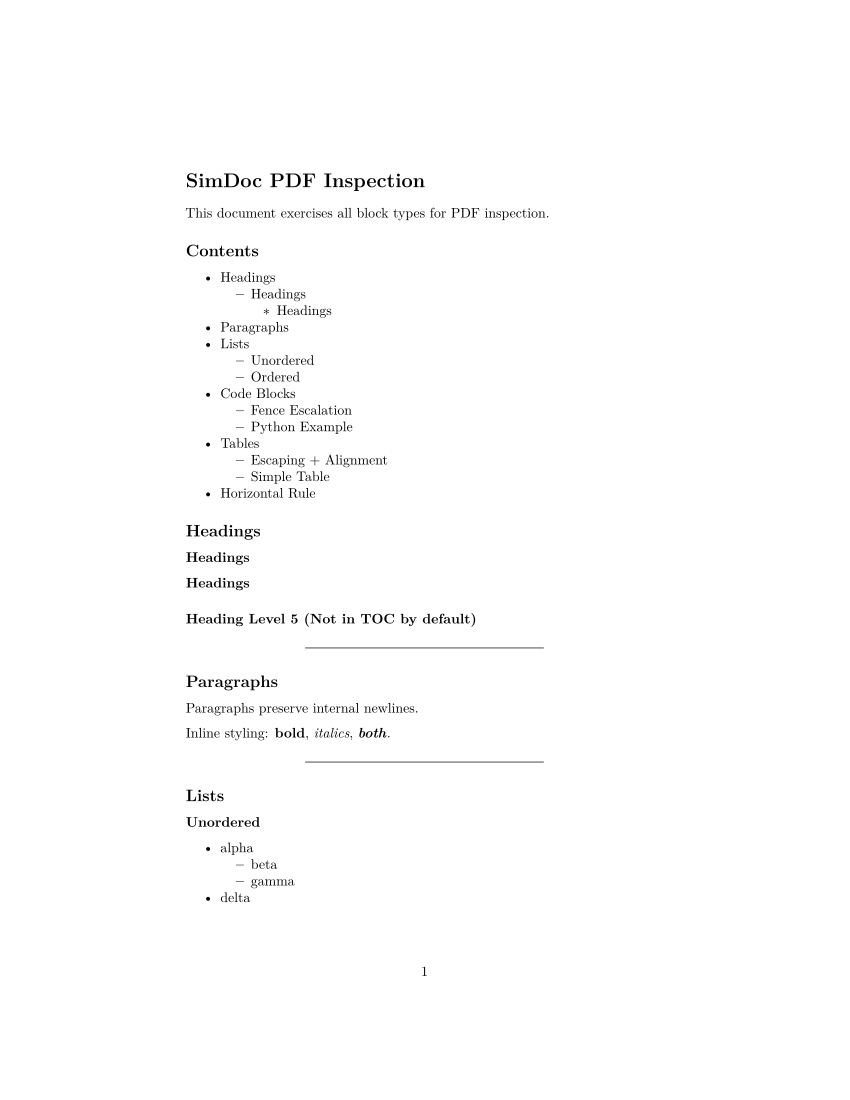

Python code for this plot:
from __future__ import annotations

import sys
from pathlib import Path

ROOT = Path(__file__).resolve().parents[1]
sys.path.insert(0, str(ROOT / "src"))

from simdoc import Doc  # type: ignore[import-not-found]


def build_document() -> Doc:
    doc = Doc()

    doc.h1("SimDoc PDF Inspection")
    doc.p("This document exercises all block types for PDF inspection.")

    doc.toc(title="Contents", levels=(2, 4))

    doc.h2("Headings")
    doc.h3("Headings")
    doc.h4("Headings")
    doc.h5("Heading Level 5 (Not in TOC by default)")
    doc.hr()

    doc.h2("Paragraphs")
    doc.p("Paragraphs preserve\ninternal newlines.")
    doc.p("Inline styling: **bold**, *italics*, ***both***.")
    doc.hr()

    doc.h2("Lists")
    doc.h3("Unordered")
    doc.ul(["alpha", ["beta", "gamma"], "delta"])
    doc.h3("Ordered")
    doc.ol(["one", ["two", "three"], "four"])
    doc.hr()

    doc.h2("Code Blocks")
    doc.h3("Fence Escalation")
    doc.code("line1\n```\nline2", lang="bash")
    doc.h3("Python Example")
    code = """def main():
    print(\"Hello World!\")
"""
    doc.code(code, lang="python")
    doc.hr()

    doc.h2("Tables")
    doc.h3("Escaping + Alignment")
    doc.table(
        [
            {"b": "x|y", "a": "1\n2"},
            {"a": None, "b": "ok"},
        ],
        headers=["a", "b"],
        align=["left", "right"],
    )
    doc.h3("Simple Table")
    doc.table(
        rows=[[1, 2], [3, 4]],
        headers=["a", "b"],
    )
    doc.hr()

    doc.h2("Horizontal Rule")
    doc.hr()

    return doc


def main() -> None:
    doc = build_document()
    output_dir = Path(__file__).parent
    markdown_path = output_dir / "example_pdf_inspection.md"
    pdf_path = output_dir / "example_pdf_inspection.pdf"
    doc.save(markdown_path)
    doc.save_pdf(pdf_path, preset="default")


if __name__ == "__main__":
    main()
